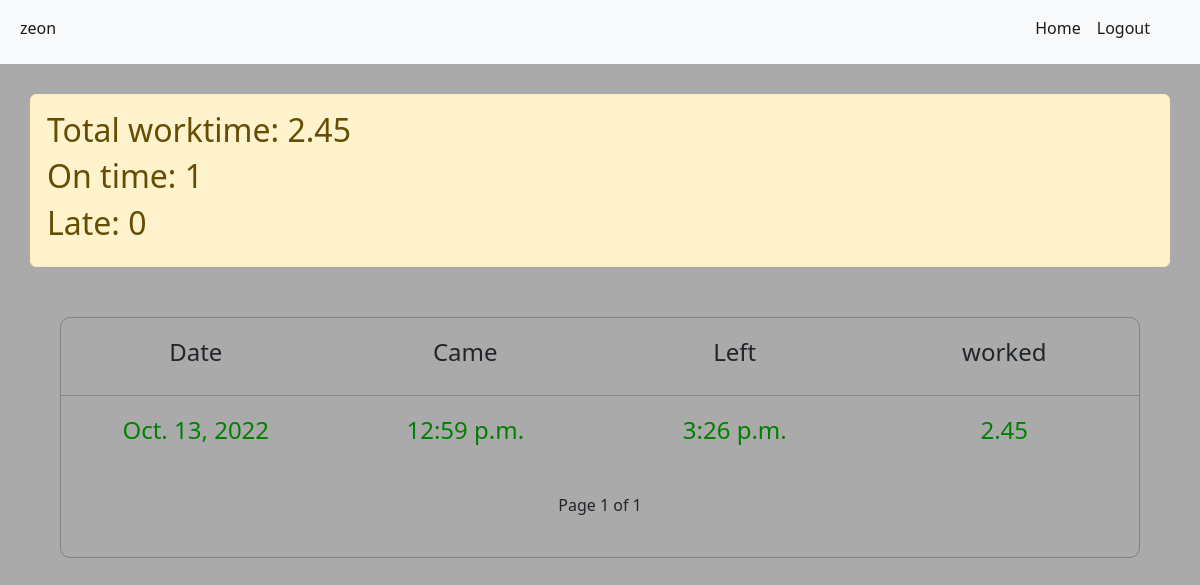
Page /accounts/company/test/1/ (signed in) on the earlier database version.
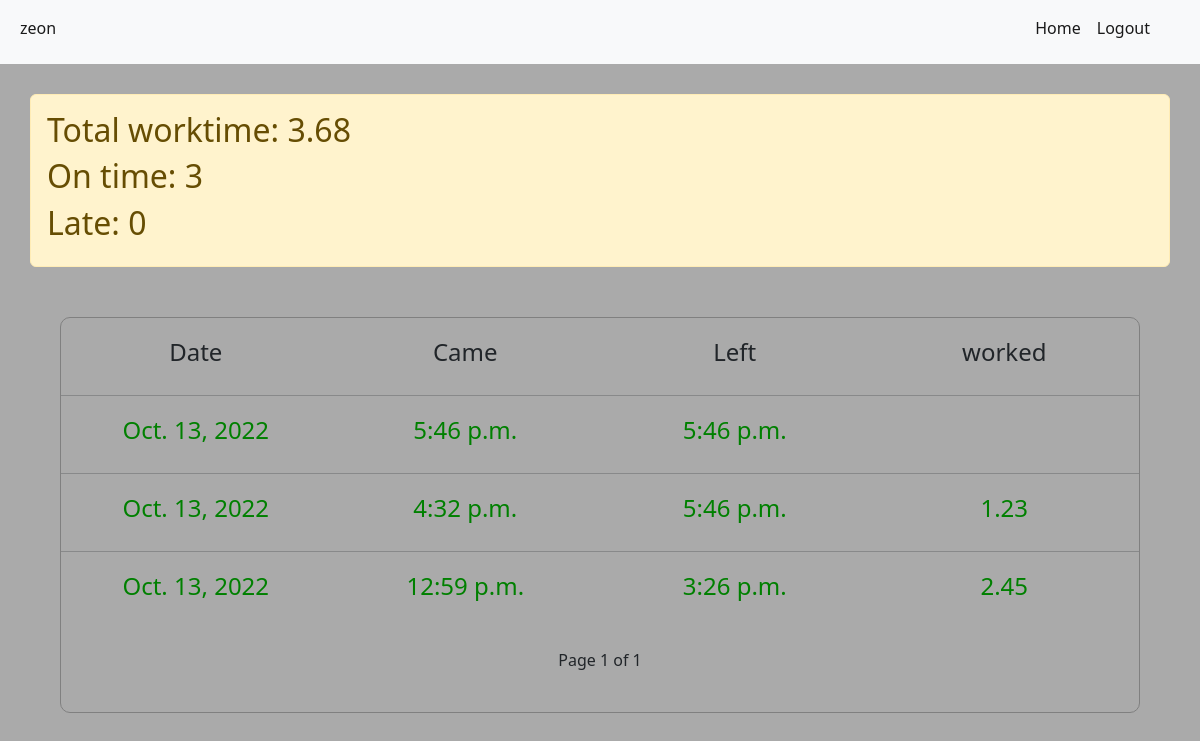
Same page on the later database version.
### accounts/models.py (models this page shows)
class CustomUser(AbstractUser):
    is_member = models.BooleanField("member status", default=False)
    is_company = models.BooleanField("company status", default=False)
    objects = CustomUserManager()

class WorkTime(models.Model):
    flag = models.BooleanField(default=False)
    start_time = models.TimeField(null=True)
    end_time = models.TimeField(null=True)
    company_id = models.ForeignKey(Company, on_delete=models.CASCADE)
    member_id = models.ForeignKey(Member, on_delete=models.CASCADE)
    created_at = models.DateField(auto_now=True)
    worked = models.FloatField(null=True)
    on_time = models.BooleanField(null=True)

### accounts/permissions.py (the view)
		def wrapper_func(request, *args, **kwargs):
			if request.user.is_company:
				return view_func(request, *args, **kwargs)
			else:
				raise PermissionDenied

### accounts/permissions.py (called while the page is built)
def company_allowed():
	def decorator(view_func):
		def wrapper_func(request, *args, **kwargs):
			if request.user.is_company:
				return view_func(request, *args, **kwargs)
			else:
				raise PermissionDenied
		return wrapper_func
	return decorator

### accounts/views.py (called while the page is built)
@company_allowed()
def companySeeUserStat(request, user, page=1):
    member = Member.objects.get(member__username=user)
    dt = datetime.today().month
    data = WorkTime.objects.filter(member_id=member, created_at__month=dt)
    totalTime = 0
    ontime = 0
    late = 0
    for each in data:
        if each.on_time:
            ontime += 1
        else:
            late += 1
        try:
            totalTime += each.worked
        except:
            pass
    data = data[::-1]
    paginator = Paginator(data, 5)
    try:
        data = paginator.page(page)
    except EmptyPage:
        data = paginator.page(paginator.num_pages)
    return render(request, "accounts/userStat.html", {"data": data, "totalTime": round(totalTime, 2), "user": user, "ontime": ontime, "late": late, "month": data[0].created_at.month })

### accounts/templates/accounts/userStat.html (shortened to what this page needs)
{% extends 'accounts/base.html' %}
{% load static %}
{% block content %}
<div class="userStats container alert alert-warning">
    <h2>Total worktime: {{ totalTime }}</h2>
    <h2>On time: {{ ontime }}</h2>
    <h2>Late: {{ late }}</h2>
</div>
<div class="user_stats_main">
    <div class="user_stat">
        <div class="stat_main"><h4>Date</h4></div>
        <div class="stat_main"><h4>Came</h4></div>
        <div class="stat_main"><h4>Left</h4></div>
        <div class="stat_main"><h4>worked</h4></div>
    </div>
    {% for each in data %}
    <hr>
    {% if each.on_time %}
        <div style="color: green;" class="user_stat">
            <div class="stat_main">
                <h4>{{ each.created_at }}</h4>
            </div>
            <div class="stat_main">
                <h4>{{ each.start_time  }}</h4>
            </div>
            <div class="stat_main">
                {% if each.end_time %}
                    <h4>{{ each.end_time }}</h4>
                {% endif %}
            </div>
            <div class="stat_main">
                {% if each.worked %}
                    <h4>{{ each.worked }}</h4>
                {% endif %}
            </div>
        </div>
    {% endif %}
    {% endfor %}
    <div class='pagination justify-content-center'>
        <span class='mx-4'>
        Page {{ data.number }} of {{ data.paginator.num_pages }}
        </span>
    </div>
</div>
{% endblock %}

### accounts/templates/accounts/base.html (shortened to what this page needs)
{% load static %}
<!DOCTYPE html>
<html lang="en">
<head>
    <link rel="stylesheet" href="{% static 'css/style.css' %}">
    <link href="https://cdn.jsdelivr.net/npm/bootstrap@5.2.2/dist/css/bootstrap.min.css" rel="stylesheet">
</head>
<body>
    <nav class="navbar navbar-expand-lg navbar-light bg-light">
        <div class="container-fluid">
          <div class="collapse navbar-collapse" id="navbarSupportedContent">
            <ul class="navbar-nav me-auto mb-2 ">
              {% if request.user.is_authenticated and request.user.is_superuser %}
                <li class="nav-item">
                  <a class="nav-link active" href="#">Admin: {{ request.user }}</a>
                </li>
              {% elif request.user.is_authenticated %}
                <li class="nav-item">
                  <a class="nav-link active" href="#">{{ request.user }}</a>
                </li>
              {% endif %}
            </ul>
            <ul class="navbar-nav mb-2 nav-right-main">
              <div class="nav-right">
                {% if request.user.is_authenticated %}
                  <li class="nav-item">
                      <a class="nav-link active" aria-current="page" href="{% url 'UserProfileRedirectPage' %}">Home</a>
                  </li>
                {% endif %}
                {% if request.user.is_authenticated %}
                  <li class="nav-item">
                      <a class="nav-link active" href="{% url 'logout' %}">Logout</a>
                {% else %}
                      <a class="nav-link active" href="{% url 'login' %}">Login</a>
                  </li>
                {% endif %}
              </div>
            </ul>
          </div>
        </div>
      </nav>
    {% block content %} {% endblock %}
</body>
</html>

### static/css/style.css (style rules this page uses)
body { background-color: #aaaaaa !important; }
a { color: blue; text-decoration: none !important; }
.nav-right { display: flex; }
.nav-right-main { margin-right: 30px; }
.user_stats_main { width: 90%; border: 1px solid grey; border-radius: 10px; margin: 0 auto; margin-top: 50px; }
.user_stat { display: flex; justify-content: space-evenly; margin: 20px 0; }
.stat_main { display: block; width: 100%; text-align: center; }
.userStats { margin-top: 30px; }
.pagination { margin: 40px 0; }

Differences in the rows shown:
added WorkTime: created_at "Oct. 13, 2022", start_time "5:46 p.m.", end_time "5:46 p.m."
added WorkTime: created_at "Oct. 13, 2022", start_time "4:32 p.m.", end_time "5:46 p.m.", worked "1.23"
Other differences:
{{ totalTime }}: "2.45" → "3.68"
{{ ontime }}: "1" → "3"
